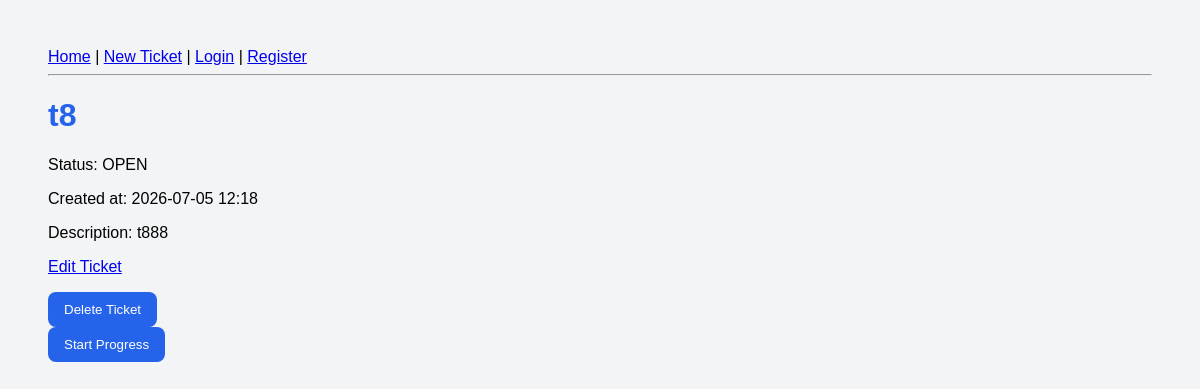
Page /tickets/5 on the committed database.
### tables this page shows
CREATE TABLE tickets (
            id INTEGER PRIMARY KEY AUTOINCREMENT,
            title TEXT NOT NULL,
            status TEXT NOT NULL,
            description TEXT NOT NULL
        , user_id INTEGER REFERENCES users(id), created_at TEXT);

### ticket_routes.py (the view)
@ticket_bp.route("/tickets/<int:ticket_id>")
def ticket_details(ticket_id):
    selected_ticket = get_ticket_by_id(ticket_id)
    if selected_ticket is None:
        abort(404)
    return render_template("ticket_details.html", ticket=selected_ticket)

### app.py (called while the page is built)
@app.context_processor
def inject_csrf_token():
    return {
        "csrf_token": generate_csrf_token
    }

### auth_helpers.py (called while the page is built)
def generate_csrf_token():
    if session.get("csrf_token") is None:
        session["csrf_token"] = secrets.token_hex(32)
    return session["csrf_token"]

### database.py (called while the page is built)
def get_connection():
    connection = sqlite3.connect(DATABASE_NAME)
    connection.row_factory = sqlite3.Row # this allows us to access columns by name instead of index
    return connection

### ticket_repository.py (called while the page is built)
def row_to_ticket(row):
    return Ticket(
        id=row["id"],
        title=row["title"],
        status=TicketStatus(row["status"]),
        description=row["description"],
        user_id=row["user_id"],
        created_at=row["created_at"]
    )

def find_by_id(ticket_id):
    connection = get_connection()
    row = connection.execute(
        "SELECT * FROM tickets WHERE id = ?",
        (ticket_id,)
    ).fetchone()
    connection.close()
    if row is None:
        return None
    return row_to_ticket(row)

### ticket_service.py (called while the page is built)
def get_ticket_by_id(ticket_id):
    return find_by_id(ticket_id)

### templates/ticket_details.html (shortened to what this page needs)
{% extends "base.html" %}
{% block content %}
{% if ticket %}
    <h1>{{ ticket.title }}</h1>
    <p>Status: {{ ticket.status.value }}</p>
    <p>Created at: {{ ticket.created_at }}</p>
    <p>Description: {{ ticket.description }}</p>
    <p>
        <a href="{{ url_for('tickets.edit_ticket_form', ticket_id=ticket.id) }}">
            Edit Ticket
        </a>
    </p>
    <form action="{{ url_for('tickets.delete_ticket_route', ticket_id=ticket.id) }}" method="post">
        <button type="submit">Delete Ticket</button>
    </form>
    {% if ticket.status.value == "OPEN" %}
        <form action="{{ url_for('tickets.start_progress_ticket_route', ticket_id=ticket.id) }}" method="post">
            <button type="submit">Start Progress</button>
        </form>
    {% elif ticket.status.value == "IN_PROGRESS" %}
        <form action="{{ url_for('tickets.resolve_ticket_route', ticket_id=ticket.id) }}" method="post">
            <input type="hidden" name="csrf_token" value="{{ csrf_token() }}">
            <button type="submit">Resolve Ticket</button>
        </form>
    {% else %}
        <p>This ticket is resolved.</p>
    {% endif %}
{% else %}
    <h1>Ticket not found</h1>
{% endif %}
{% endblock %}

### static/css/style.css (style rules this page uses)
body { font-family: Arial, sans-serif; background-color: #f3f4f6; padding: 40px; }
h1 { color: #2563eb; }
button { padding: 10px 16px; border: none; background-color: #2563eb; color: white; border-radius: 8px; cursor: pointer; }

### rows in the picture
tickets: title "t8", status.value "OPEN", created_at "2026-07-05 12:18", description "t888"
